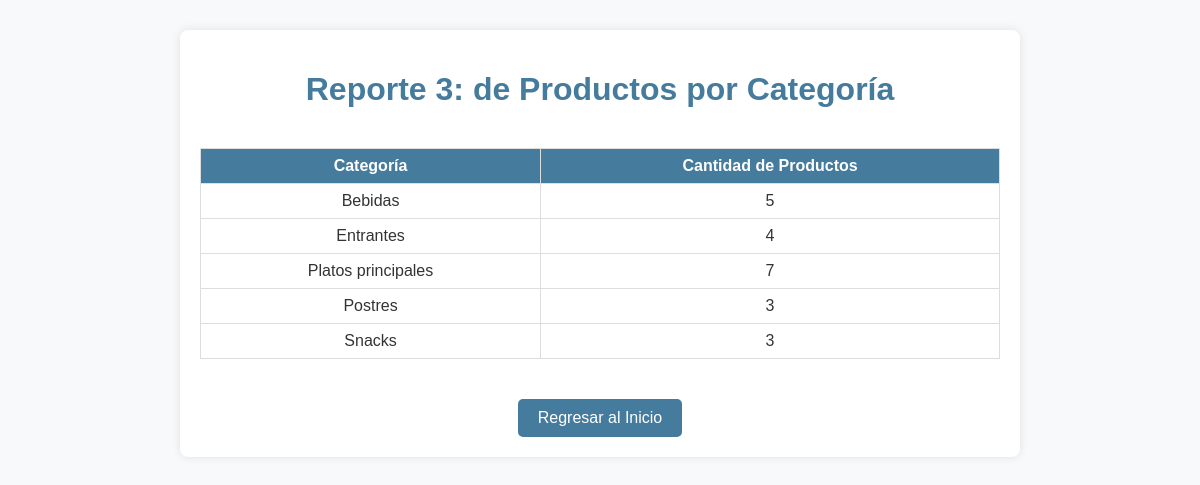
Screenshot of /reportes/reporte3.php with the database file from the repository.
### tables this page shows
CREATE TABLE M_Cat (
    codCat CHAR(3) PRIMARY KEY,
    nom VARCHAR(30) NOT NULL,
    des VARCHAR(50) NOT NULL
);

### reportes/reporte3.php (the view, shortened to what this page needs)
<?php
include('../config/conexion.php');
$query = "CALL sp_contar_productos_categoria()";
$result = $conn->query($query);
if ($result && $result->rowCount() > 0) {
?>
<!DOCTYPE html>
<html lang="es">
<head>
    <link rel="stylesheet" type="text/css" href="../css/estilos-reportes.css">
</head>
<body>
    <div class="container">
        <h1 class="text-center">Reporte 3: de Productos por Categoría</h1>
        <div class="table-container">
            <table>
                <thead>
                    <tr>
                        <th>Categoría</th>
                        <th>Cantidad de Productos</th>
                    </tr>
                </thead>
                <tbody>
                    <?php
                    while ($row = $result->fetch(PDO::FETCH_ASSOC)) {
                    ?>
                        <tr>
                            <td><?php echo htmlspecialchars($row['categoria']); ?></td>
                            <td><?php echo htmlspecialchars($row['cantidad_productos']); ?></td>
                        </tr>
                    <?php } ?>
                </tbody>
            </table>
        </div>
        <div class="button-container">
            <a href="../reportes.html" class="btn">Regresar al Inicio</a>
        </div>
    </div>
</body>
</html>
<?php
} else {
    echo "<div class='container'><p class='no-data'>No se encontraron categorías.</p></div>";
}
?>

### css/estilos-reportes.css (style rules this page uses)
body { font-family: Arial, sans-serif; background-color: #f8f9fa; color: #333; margin: 0; padding: 0; }
.container { max-width: 800px; margin: 30px auto; padding: 20px; background: #ffffff; border-radius: 8px; box-shadow: 0 0 10px rgba(0, 0, 0, 0.1); }
h1 { text-align: center; color: #457b9d; margin-bottom: 20px; }
.table-container { overflow-x: auto; }
table { width: 100%; border-collapse: collapse; margin: 20px 0; }
table th, table td { border: 1px solid #ddd; padding: 8px; text-align: center; }
table th { background-color: #457b9d; color: #fff; font-weight: bold; }
.button-container { text-align: center; margin-top: 20px; }
.btn { display: inline-block; padding: 10px 20px; background-color: #457b9d; color: #fff; text-decoration: none; border-radius: 5px; transition: background-color 0.3s; }

### rows the page displays
m_cat: nom "Bebidas", cantidad_productos "5"
m_cat: nom "Entrantes", cantidad_productos "4"
m_cat: nom "Platos principales", cantidad_productos "7"
m_cat: nom "Postres", cantidad_productos "3"
m_cat: nom "Snacks", cantidad_productos "3"
